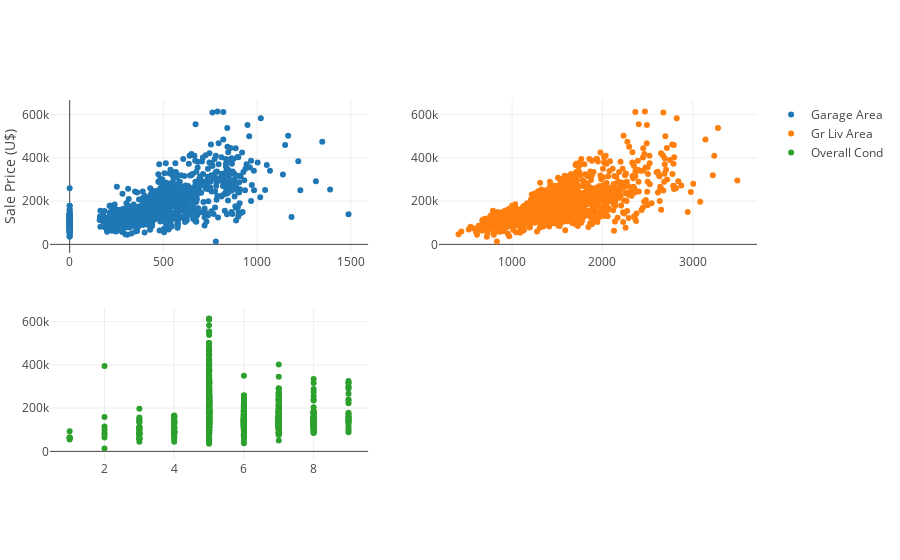

Here is the notebook cell this chart was saved with:
### Markdown cell above
## Simple Linear Regression


We'll start by understanding the univariate case of linear regression, also known as **simple linear regression**. The following equation is the general form of the simple linear regression model.

$$\hat{y}=a_1x_1+a_0$$

$\hat{y}$ represents the target column while $x_1$ represents the feature column we choose to use in our model. These values are independent of the dataset. On the other hand, $a_0$ and $a_1$ represent the **parameter** values that are specific to the dataset. The goal of simple linear regression is to find the optimal parameter values that best describe the relationship between the feature column and the target column. The following diagram shows different simple linear regression models depending on the data:

<img width="500" alt="creating a repo" src="https://drive.google.com/uc?export=view&id=1aYSv01fP3tEoEukxRmMZFcfJwZfzS-UV">


The first step is to select the feature, $x_1$, we want to use in our model. Once we select this feature, we can use scikit-learn to determine the optimal parameter values $a_1$ and $a_0$ based on the training data. Because one of the assumptions of linear regression is that the relationship between the feature(s) and the target column is linear, we want to pick a feature that seems like it has the strongest correlation with the final sale price.

**Exercise Start**

<left><img width="100" alt="creating a repo" src="https://drive.google.com/uc?export=view&id=1E8tR7B9YYUXsU_rddJAyq0FrM0MSelxZ"></left>

- Generate 3 scatter plots in the same column:
  - The first plot should plot the **Garage Area** column on the x-axis against the **SalePrice** column on the y-axis.
  - The second one should plot the **Gr Liv Area** column on the x-axis against the **SalePrice** column on the y-axis.
  - The third one should plot the **Overall Cond** column on the x-axis against the **SalePrice** column on the y-axis.
- Read more about these 3 columns in the [data documentation](https://ww2.amstat.org/publications/jse/v19n3/decock/DataDocumentation.txt).

### Code cell
# For documentation about subplot please see below
# https://plot.ly/python/subplots/

from plotly import tools
import plotly.plotly as py
import plotly.offline as pyo
import plotly.graph_objs as go

# basic functions to run on google colab
# configure_plotly_browser_state()
# init_notebook_mode(connected=False)

trace = []

features = ["Garage Area","Gr Liv Area","Overall Cond"]

for feature in features:
  trace.append(go.Scatter(x=train[feature],
                          y=train[target],
                          mode='markers',
                          name=feature)
              )

# layout of grid 2 rows vs 2 columns (2,2)
fig = tools.make_subplots(rows=2, cols=2,print_grid=False)

# add each trace to figure
for i in range(len(features)):
  fig.append_trace(trace[i],(i//2)+1,(i%2)+1)
  
# y axis label
fig['layout']['yaxis1'].update(title='Sale Price (U$)')
fig['layout'].update(margin=go.layout.Margin(l=50,r=50,b=100,t=100,pad=0))

pyo.iplot(fig)

### Figure 1 — Plotly figure (JSON) as saved in the notebook; plotly's stock layout.template omitted (floating-point values rounded to 4 significant figures; data arrays with more than 128 entries replaced by an {"elided": "..."} marker saying what was removed)
{"data": [{"mode": "markers", "name": "Garage Area", "type": "scatter", "uid": "e7a2d722-2773-4abb-88d7-ff4986180e42", "x": {"elided": "1460 int values"}, "xaxis": "x", "y": {"elided": "1460 int values"}, "yaxis": "y"}, {"mode": "markers", "name": "Gr Liv Area", "type": "scatter", "uid": "8af40dc4-c77d-4330-a0d7-99abca346eb8", "x": {"elided": "1460 int values"}, "xaxis": "x2", "y": {"elided": "1460 int values"}, "yaxis": "y2"}, {"mode": "markers", "name": "Overall Cond", "type": "scatter", "uid": "9241119a-425d-4eb9-be93-c61f099befba", "x": {"elided": "1460 int values"}, "xaxis": "x3", "y": {"elided": "1460 int values"}, "yaxis": "y3"}], "layout": {"autosize": true, "margin": {"b": 100, "l": 50, "pad": 0, "r": 50, "t": 100}, "xaxis": {"anchor": "y", "autorange": true, "domain": [0, 0.45], "range": [-104.7, 1593.0], "type": "linear"}, "xaxis2": {"anchor": "y2", "autorange": true, "domain": [0.55, 1], "range": [189.9, 3710.0], "type": "linear"}, "xaxis3": {"anchor": "y3", "autorange": true, "domain": [0, 0.45], "range": [0.4372, 9.563], "type": "linear"}, "xaxis4": {"anchor": "y4", "domain": [0.55, 1]}, "yaxis": {"anchor": "x", "autorange": true, "domain": [0.575, 1], "range": [-49140.0, 676900.0], "title": "Sale Price (U$)", "type": "linear"}, "yaxis2": {"anchor": "x2", "autorange": true, "domain": [0.575, 1], "range": [-49140.0, 676900.0], "type": "linear"}, "yaxis3": {"anchor": "x3", "autorange": true, "domain": [0, 0.425], "range": [-49140.0, 676900.0], "type": "linear"}, "yaxis4": {"anchor": "x4", "domain": [0, 0.425]}}}
